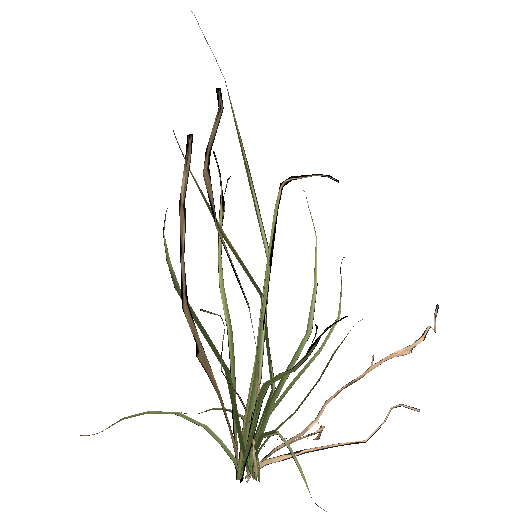
#> input picture tools/veg_src/grass_medium_02_0.png, 512 x 512 px, given in place of grass_medium_02_4.png, which was not available; the run also reads 1 picture not shown here
$ python veg_atlas.py
#> lines starting #> are read from the running program, lines starting #| are printed output that depends on the picture
#> in cell, `c = Image.new("RGBA", (256 * 2, 256 * 2), (0, 0, 0, 0))`: c: PIL image 512x512 RGBA; every value is 0
"""Атласы растительности для земли: из спрайтов моделей Poly Haven (CC0; сняты stand/tools/impostor.gd —
grass_medium_02, nettle_plant, weed_plant_02, dandelion_01, shrub_03) собираются плотные пучки, по две ячейки
256×256 на картинку 512×256. Ячейка: основание пучка — внизу по центру. Запуск: python3 tools/veg_src/veg_atlas.py"""
import random
from pathlib import Path
from PIL import Image

SRC = Path(__file__).resolve().parent
OUT = SRC.parents[1] / "stand/assets/world/tex"


def crop(name):
#> called with name = 'grass_medium_02_4.png'
    im = Image.open(SRC / name).convert("RGBA")
#> im is the input picture: PIL image 512x512 RGBA; mean R, G, B, A 5.1, 5.1, 3.6, 13.3
    return im.crop(im.getbbox())


def cell(parts, seed, spread=0.32, scale=0.9):
    """пучок: несколько спрайтов, основания — около низа середины ячейки"""
    random.seed(seed)
    c = Image.new("RGBA", (256 * 2, 256 * 2), (0, 0, 0, 0))
    for p in parts:
        im = crop(p)
        k = scale * 512 / max(im.size) * random.uniform(0.75, 1.0)
#> k = 0.761
        im = im.resize((max(1, int(im.width * k)), max(1, int(im.height * k))), Image.LANCZOS)
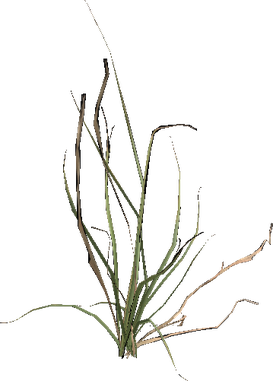
#> im: PIL image 273x381 RGBA; mean R, G, B, A 13.4, 13.1, 9.2, 19.5; transparent parts drawn white
        if random.random() < 0.5:
            im = im.transpose(Image.FLIP_LEFT_RIGHT)
        x = int(256 + random.uniform(-spread, spread) * 256 - im.width / 2)
#> x = 157
        y = int(500 - im.height)
#> y = 119
        c.alpha_composite(im, (max(0, min(512 - im.width, x)), max(0, y)))
#> pass 2 of the loop in cell, `for p in parts:`:
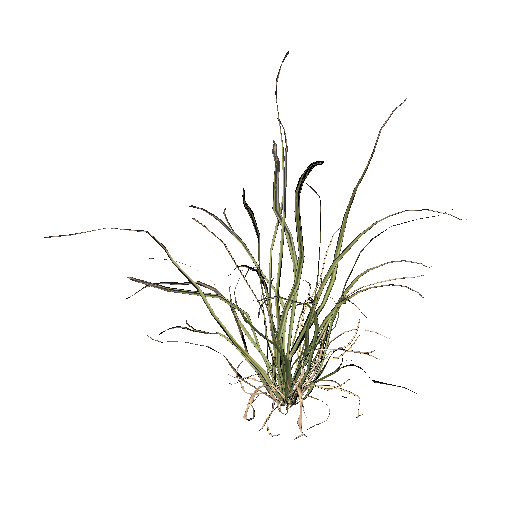
#> input picture tools/veg_src/grass_medium_02_3.png, 512 x 512 px
#> in crop, im is the input picture: PIL image 512x512 RGBA; mean R, G, B, A 5.8, 5.7, 4.1, 13.4
#> pass 3 of the loop in cell, `for p in parts:`:
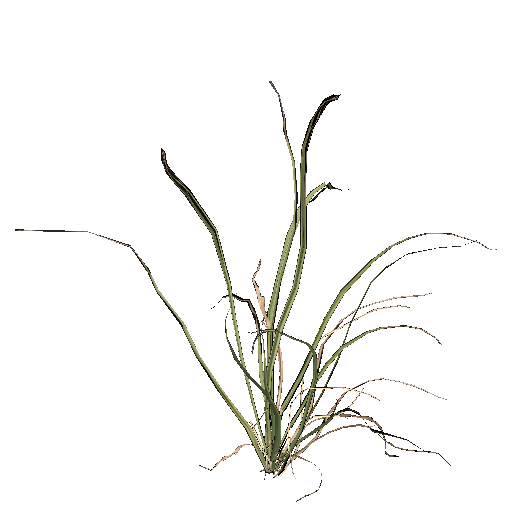
#> input picture tools/veg_src/grass_medium_02_2.png, 512 x 512 px
#> in crop, im is the input picture: PIL image 512x512 RGBA; mean R, G, B, A 5.8, 5.7, 4, 13.8
#> the loop made 5 passes; the first 3 are shown
#> call 2 of cell, with seed = 2, spread = 0.3, scale = 0.95
#> in cell (call 2), `im = im.resize((max(1, int(im.width * k)), max(1, int(im.height * k)))..`:
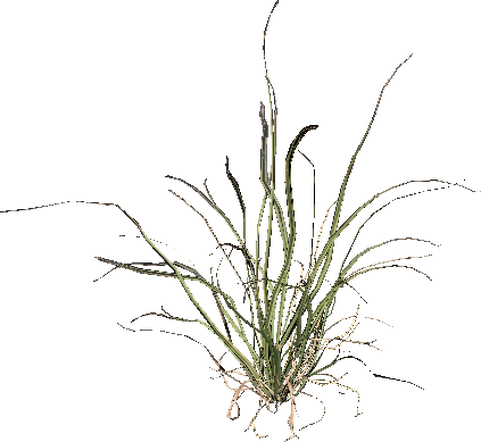
#> im: PIL image 481x442 RGBA; mean R, G, B, A 15.8, 15.2, 11.2, 21.6; transparent parts drawn white
#> pass 2 of the loop in cell, `for p in parts:`:
#> in cell (call 2), `im = im.resize((max(1, int(im.width * k)), max(1, int(im.height * k)))..`:
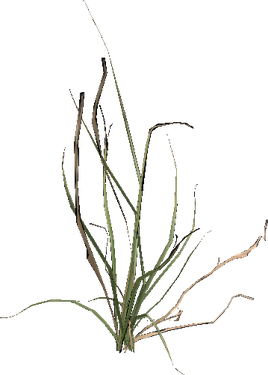
#> im: PIL image 268x375 RGBA; mean R, G, B, A 13.5, 13.2, 9.2, 19.5; transparent parts drawn white
#> pass 3 of the loop in cell, `for p in parts:`:
#> in cell (call 2), `im = im.transpose(Image.FLIP_LEFT_RIGHT)`:
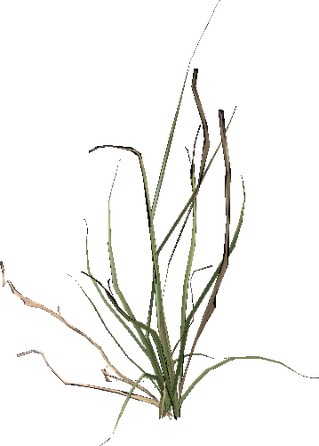
#> im: PIL image 319x446 RGBA; mean R, G, B, A 12.4, 12.1, 8.5, 19.4; transparent parts drawn white
#> in cell (call 2), `c.alpha_composite(im, (max(0, min(512 - im.width, x)), max(0, y)))`:
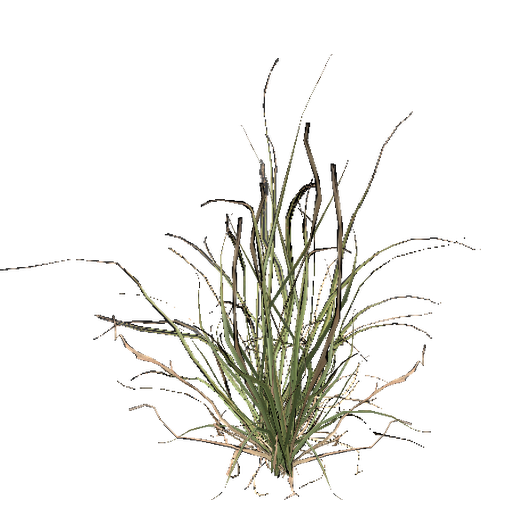
#> c: PIL image 512x512 RGBA; mean R, G, B, A 17.7, 17, 12.4, 27.2; transparent parts drawn white
#> the loop made 5 passes; the first 3 are shown
#> in cell (call 2), `return c.resize((256, 256), Image.LANCZOS)`:
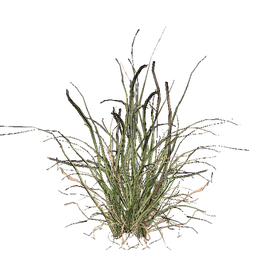
#> returned value: PIL image 256x256 RGBA; mean R, G, B, A 27.8, 26.2, 19.7, 37.5; transparent parts drawn white
#> in atlas, `a = Image.new("RGBA", (512, 256), (0, 0, 0, 0))`: a: PIL image 512x256 RGBA; every value is 0
#> after the loop in atlas, `for i, c in enumerate(cells):`:
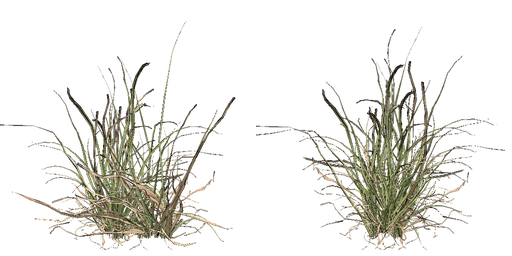
#> a: PIL image 512x256 RGBA; mean R, G, B, A 29.3, 27.4, 20.7, 38.7; transparent parts drawn white
#> call 3 of cell, with seed = 3, spread = 0.3, scale = 0.92
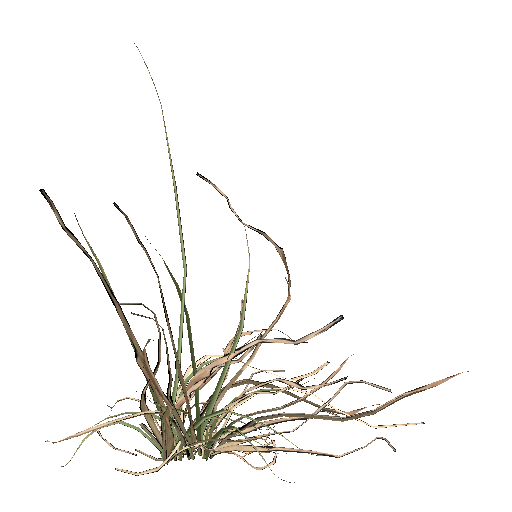
#> input picture tools/veg_src/grass_medium_02_1.png, 512 x 512 px, given in place of nettle_plant_4.png, which was not available
#> in crop, im is the input picture: PIL image 512x512 RGBA; mean R, G, B, A 8.6, 7.8, 6.1, 17.3
#> in cell (call 3), `im = im.resize((max(1, int(im.width * k)), max(1, int(im.height * k)))..`:
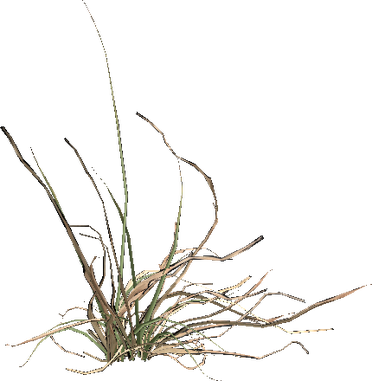
#> im: PIL image 372x381 RGBA; mean R, G, B, A 18.5, 16.8, 13, 24.1; transparent parts drawn white
#> in cell (call 3), `c.alpha_composite(im, (max(0, min(512 - im.width, x)), max(0, y)))`:
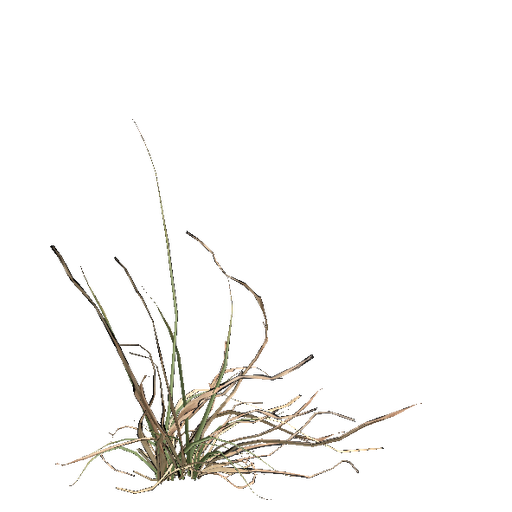
#> c: PIL image 512x512 RGBA; mean R, G, B, A 10, 9.1, 7, 13; transparent parts drawn white
#> pass 2 of the loop in cell, `for p in parts:`:
#> in cell (call 3), `c.alpha_composite(im, (max(0, min(512 - im.width, x)), max(0, y)))`:
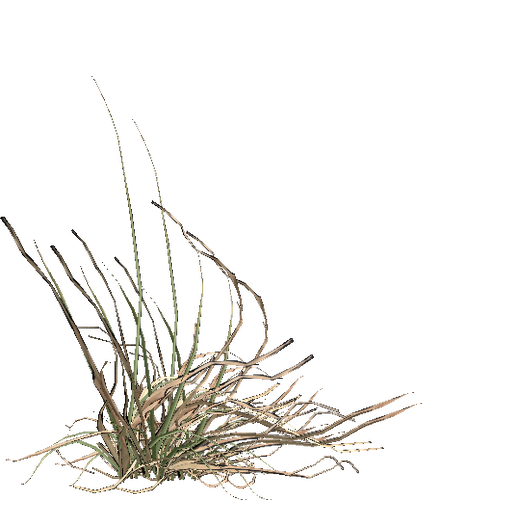
#> c: PIL image 512x512 RGBA; mean R, G, B, A 17.3, 15.7, 12.2, 23.9; transparent parts drawn white
#> pass 3 of the loop in cell, `for p in parts:`:
    return c.resize((256, 256), Image.LANCZOS)


def atlas(name, cells):
    a = Image.new("RGBA", (512, 256), (0, 0, 0, 0))
    for i, c in enumerate(cells):
        a.alpha_composite(c, (i * 256, 0))
    # прозрачные точки — цвет соседей (без тёмной каймы на краю листьев при сглаживании)
    a.save(OUT / f"veg_{name}.png")
    print(OUT / f"veg_{name}.png")


g = [f"grass_medium_02_{i}.png" for i in range(5)]
atlas("grass", [cell([g[4], g[3], g[2], g[4], g[1]], 1, 0.28, 0.95), cell([g[3], g[4], g[0], g[2], g[3]], 2, 0.3, 0.95)])
n = [f"nettle_plant_{i}.png" for i in range(6)]
#> (the run stopped early here; a loop or call above may not have finished)
